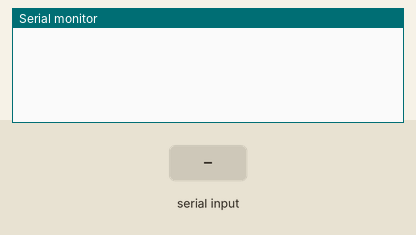
A sketch run on a simulated Arduino Uno, built with avr-gcc and run on an emulated ATmega328P. Shown: the last lines printed to the serial monitor. Inputs (shaded band) come from the test bench.

Above: at 2.8 s.
2.9 s: "p*" received over the second serial link
At 4.9 s:
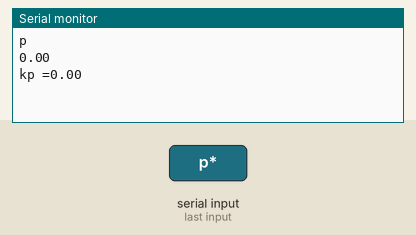
5.5 s: "d*" received over the second serial link
At 8.2 s:
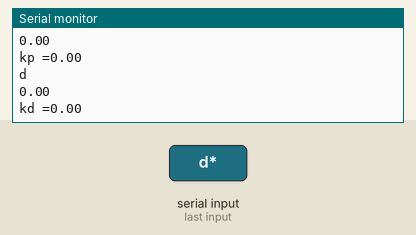
8.5 s: "90,45*" received over the second serial link
At 10.8 s:
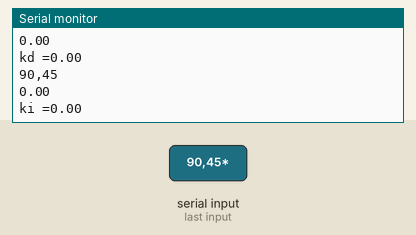

Measured:
- after the input at 2.9 s, the serial monitor: prints a new line after 1.1 s (image 1)
- after the input at 5.5 s, the serial monitor: prints a new line after 1.5 s (image 2)
- after the input at 8.5 s, the serial monitor: prints a new line after 1.5 s (image 3)

The sketch:

HC05_pid_tuning_app.ino
```cpp
#include<SoftwareSerial.h>
SoftwareSerial bluetooth(2,3);
//defining Rx, Tx pins respectively
String s_differentiating;
//to check whether the sent value is Kp,Ki or Kd
float val;
float kp=0,ki=0,kd=0;
void setup()
{
  Serial.begin(9600);
  bluetooth.begin(9600);
}
void loop()
{
  if(bluetooth.available()>1)
  {
    s_differentiating = bluetooth.readStringUntil('*');
    val = bluetooth.readStringUntil('*').toFloat();
    Serial.println(s_differentiating);
    Serial.println(val);
    if(s_differentiating == "p")
    {
      kp = val;
      Serial.print("kp =");
      Serial.println(kp);
    }
    else if(s_differentiating == "d")
    {
      kd = val;
      Serial.print("kd =");
      Serial.println(kd);
    }
    else
    {
      ki = val;
      Serial.print("ki =");
      Serial.println(ki);
    }
  }
 //put the pid tuning code here
  delay(1000);
}
```
